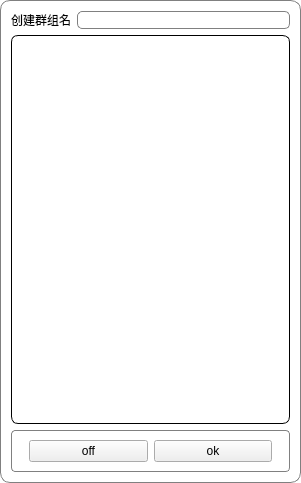
<?xml version="1.0" encoding="UTF-8"?>
<ui version="4.0">
 <class>createGroup</class>
 <widget class="QWidget" name="createGroup">
  <property name="geometry">
   <rect>
    <x>0</x>
    <y>0</y>
    <width>301</width>
    <height>483</height>
   </rect>
  </property>
  <property name="minimumSize">
   <size>
    <width>301</width>
    <height>483</height>
   </size>
  </property>
  <property name="maximumSize">
   <size>
    <width>301</width>
    <height>483</height>
   </size>
  </property>
  <property name="windowTitle">
   <string>Form</string>
  </property>
  <property name="styleSheet">
   <string notr="true">#createGroup
{
background-color: rgb(255,255,255);
border: 1px solid gray;/*设置边框的粗细，以及颜色*/
border-radius: 10px;/*设置圆角的大小*/
padding: 0 8px;/*如果没有内容光标在开始往后移动0.8像素点*/
selection-background-color: darkgray;
}</string>
  </property>
  <layout class="QVBoxLayout" name="verticalLayout">
   <item>
    <layout class="QHBoxLayout" name="horizontalLayout_2">
     <item>
      <widget class="QLabel" name="groupPix">
       <property name="text">
        <string>创建群组名</string>
       </property>
      </widget>
     </item>
     <item>
      <widget class="QLineEdit" name="groupLineEdit">
       <property name="enabled">
        <bool>true</bool>
       </property>
       <property name="styleSheet">
        <string notr="true">background-color: rgb(255,255,255);
border: 1px solid gray;/*设置边框的粗细，以及颜色*/
border-radius: 5px;/*设置圆角的大小*/
padding: 0 8px;/*如果没有内容光标在开始往后移动0.8像素点*/
selection-background-color: darkgray;</string>
       </property>
      </widget>
     </item>
    </layout>
   </item>
   <item>
    <widget class="QListWidget" name="invite_friend_list">
     <property name="styleSheet">
      <string notr="true">#invite_friend_list
{
background-color: rgb(255,255,255);
border: 1px solid black;/*设置边框的粗细，以及颜色*/
border-radius: 7px;/*设置圆角的大小*/
padding: 0 8px;/*如果没有内容光标在开始往后移动0.8像素点*/
}
invite_friend_list::item:selected:selected
{
border: 1px solid grey;
}
</string>
     </property>
     <property name="selectionMode">
      <enum>QAbstractItemView::MultiSelection</enum>
     </property>
    </widget>
   </item>
   <item>
    <widget class="QFrame" name="btns">
     <property name="styleSheet">
      <string notr="true">#btns
{
background-color: rgb(255,255,255);
border: 1px solid gray;/*设置边框的粗细，以及颜色*/
border-radius: 4px;/*设置圆角的大小*/
padding: 0 8px;/*如果没有内容光标在开始往后移动0.8像素点*/
selection-background-color: darkgray;
}</string>
     </property>
     <layout class="QHBoxLayout" name="horizontalLayout">
      <item>
       <widget class="QPushButton" name="offbtn">
        <property name="text">
         <string>off</string>
        </property>
       </widget>
      </item>
      <item>
       <widget class="QPushButton" name="okbtn">
        <property name="text">
         <string>ok</string>
        </property>
       </widget>
      </item>
     </layout>
    </widget>
   </item>
  </layout>
 </widget>
 <resources/>
 <connections/>
</ui>
